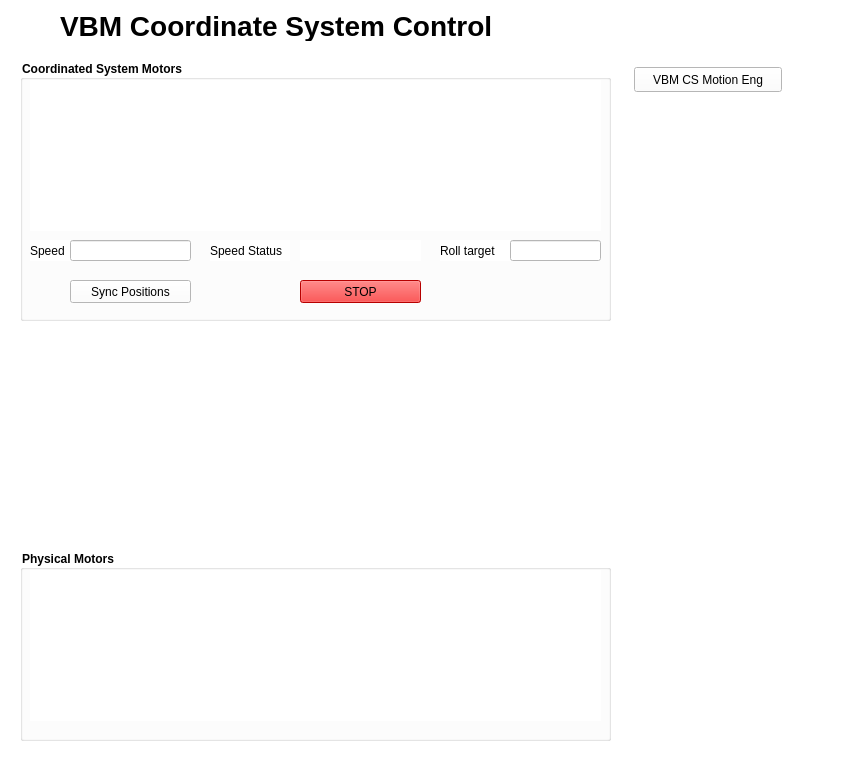
<?xml version="1.0" encoding="UTF-8"?>
<ui version="4.0">
 <class>Form</class>
 <widget class="QWidget" name="Form">
  <property name="geometry">
   <rect>
    <x>0</x>
    <y>0</y>
    <width>861</width>
    <height>759</height>
   </rect>
  </property>
  <property name="sizePolicy">
   <sizepolicy hsizetype="Fixed" vsizetype="Preferred">
    <horstretch>0</horstretch>
    <verstretch>0</verstretch>
   </sizepolicy>
  </property>
  <property name="windowTitle">
   <string>Form</string>
  </property>
  <property name="styleSheet">
   <string notr="true">background-color: rgb(255, 255, 255);</string>
  </property>
  <layout class="QHBoxLayout" name="horizontalLayout">
   <property name="spacing">
    <number>0</number>
   </property>
   <property name="leftMargin">
    <number>0</number>
   </property>
   <property name="topMargin">
    <number>0</number>
   </property>
   <property name="rightMargin">
    <number>0</number>
   </property>
   <property name="bottomMargin">
    <number>0</number>
   </property>
   <item>
    <widget class="QFrame" name="frame">
     <property name="enabled">
      <bool>true</bool>
     </property>
     <property name="sizePolicy">
      <sizepolicy hsizetype="Preferred" vsizetype="Preferred">
       <horstretch>0</horstretch>
       <verstretch>0</verstretch>
      </sizepolicy>
     </property>
     <property name="minimumSize">
      <size>
       <width>861</width>
       <height>560</height>
      </size>
     </property>
     <property name="styleSheet">
      <string notr="true">background-color: rgb(255, 255, 255);</string>
     </property>
     <property name="frameShape">
      <enum>QFrame::NoFrame</enum>
     </property>
     <property name="frameShadow">
      <enum>QFrame::Raised</enum>
     </property>
     <widget class="QLabel" name="title">
      <property name="geometry">
       <rect>
        <x>60</x>
        <y>10</y>
        <width>531</width>
        <height>31</height>
       </rect>
      </property>
      <property name="font">
       <font>
        <pointsize>21</pointsize>
        <weight>75</weight>
        <bold>true</bold>
       </font>
      </property>
      <property name="text">
       <string>VBM Coordinate System Control</string>
      </property>
     </widget>
     <widget class="QGroupBox" name="csMotors">
      <property name="geometry">
       <rect>
        <x>20</x>
        <y>60</y>
        <width>591</width>
        <height>261</height>
       </rect>
      </property>
      <property name="font">
       <font>
        <weight>75</weight>
        <italic>false</italic>
        <bold>true</bold>
       </font>
      </property>
      <property name="title">
       <string>Coordinated System Motors</string>
      </property>
      <widget class="QLabel" name="label_6">
       <property name="geometry">
        <rect>
         <x>10</x>
         <y>180</y>
         <width>60</width>
         <height>21</height>
        </rect>
       </property>
       <property name="text">
        <string>Speed</string>
       </property>
      </widget>
      <widget class="QEPushButton" name="qepushbutton">
       <property name="geometry">
        <rect>
         <x>50</x>
         <y>220</y>
         <width>121</width>
         <height>23</height>
        </rect>
       </property>
       <property name="text">
        <string>Sync Positions</string>
       </property>
       <property name="variable" stdset="0">
        <string>MCTVBM01:CS_Y:sync.PROC</string>
       </property>
      </widget>
      <widget class="QEPushButton" name="qepushbutton_2">
       <property name="geometry">
        <rect>
         <x>280</x>
         <y>220</y>
         <width>121</width>
         <height>23</height>
        </rect>
       </property>
       <property name="autoFillBackground">
        <bool>false</bool>
       </property>
       <property name="text">
        <string>STOP</string>
       </property>
       <property name="variable" stdset="0">
        <string>MCTVBM01:CS_Y:stop</string>
       </property>
       <property name="styleSheet">
        <string notr="true">background-color: rgb(255, 0, 0);</string>
       </property>
      </widget>
      <widget class="QELineEdit" name="qelineedit_4">
       <property name="geometry">
        <rect>
         <x>50</x>
         <y>180</y>
         <width>121</width>
         <height>21</height>
        </rect>
       </property>
       <property name="variable" stdset="0">
        <string>MCTVBM01:CS_Y:speed</string>
       </property>
       <property name="addUnits">
        <bool>true</bool>
       </property>
      </widget>
      <widget class="QELabel" name="qelabel">
       <property name="geometry">
        <rect>
         <x>280</x>
         <y>180</y>
         <width>121</width>
         <height>21</height>
        </rect>
       </property>
       <property name="variable" stdset="0">
        <string>MCTVBM01:CS_Y:speed_alarm</string>
       </property>
      </widget>
      <widget class="QLabel" name="label_2">
       <property name="geometry">
        <rect>
         <x>190</x>
         <y>180</y>
         <width>80</width>
         <height>21</height>
        </rect>
       </property>
       <property name="text">
        <string>Speed Status</string>
       </property>
      </widget>
      <widget class="QEForm" name="qeform_7">
       <property name="geometry">
        <rect>
         <x>10</x>
         <y>70</y>
         <width>571</width>
         <height>51</height>
        </rect>
       </property>
       <property name="userLevelVisibility" stdset="0">
        <enum>QEAbstractWidget::User</enum>
       </property>
       <property name="userLevelEnabled" stdset="0">
        <enum>QEAbstractWidget::User</enum>
       </property>
       <property name="uiFile" stdset="0">
        <string>ppmac1motor_sl.ui</string>
       </property>
       <property name="variableSubstitutions" stdset="0">
        <string>MOTOR=MCTVBM01:PITCH</string>
       </property>
      </widget>
      <widget class="QEForm" name="qeform_8">
       <property name="geometry">
        <rect>
         <x>10</x>
         <y>20</y>
         <width>571</width>
         <height>51</height>
        </rect>
       </property>
       <property name="userLevelVisibility" stdset="0">
        <enum>QEAbstractWidget::User</enum>
       </property>
       <property name="userLevelEnabled" stdset="0">
        <enum>QEAbstractWidget::User</enum>
       </property>
       <property name="uiFile" stdset="0">
        <string>ppmac1motor_sl.ui</string>
       </property>
       <property name="variableSubstitutions" stdset="0">
        <string>MOTOR=MCTVBM01:HEIGHT</string>
       </property>
      </widget>
      <widget class="QEForm" name="qeform_9">
       <property name="geometry">
        <rect>
         <x>10</x>
         <y>120</y>
         <width>571</width>
         <height>51</height>
        </rect>
       </property>
       <property name="userLevelVisibility" stdset="0">
        <enum>QEAbstractWidget::User</enum>
       </property>
       <property name="userLevelEnabled" stdset="0">
        <enum>QEAbstractWidget::User</enum>
       </property>
       <property name="uiFile" stdset="0">
        <string>ppmac1motor_sl.ui</string>
       </property>
       <property name="variableSubstitutions" stdset="0">
        <string>MOTOR=MCTVBM01:ROLL</string>
       </property>
      </widget>
      <widget class="QLabel" name="label_3">
       <property name="geometry">
        <rect>
         <x>420</x>
         <y>180</y>
         <width>80</width>
         <height>21</height>
        </rect>
       </property>
       <property name="text">
        <string>Roll target</string>
       </property>
      </widget>
      <widget class="QELineEdit" name="qelineedit_5">
       <property name="geometry">
        <rect>
         <x>490</x>
         <y>180</y>
         <width>91</width>
         <height>21</height>
        </rect>
       </property>
       <property name="variable" stdset="0">
        <string>MCTVBM01:ROLL_IN_POS</string>
       </property>
       <property name="addUnits">
        <bool>true</bool>
       </property>
      </widget>
     </widget>
     <widget class="QGroupBox" name="phyMotors">
      <property name="geometry">
       <rect>
        <x>20</x>
        <y>550</y>
        <width>591</width>
        <height>191</height>
       </rect>
      </property>
      <property name="font">
       <font>
        <weight>75</weight>
        <bold>true</bold>
       </font>
      </property>
      <property name="title">
       <string>Physical Motors</string>
      </property>
      <widget class="QEForm" name="qeform">
       <property name="geometry">
        <rect>
         <x>10</x>
         <y>20</y>
         <width>571</width>
         <height>51</height>
        </rect>
       </property>
       <property name="userLevelVisibility" stdset="0">
        <enum>QEAbstractWidget::User</enum>
       </property>
       <property name="userLevelEnabled" stdset="0">
        <enum>QEAbstractWidget::User</enum>
       </property>
       <property name="uiFile" stdset="0">
        <string>ppmac1motor_sl.ui</string>
       </property>
       <property name="variableSubstitutions" stdset="0">
        <string>MOTOR=MCTVBM01MOT01</string>
       </property>
      </widget>
      <widget class="QEForm" name="qeform_2">
       <property name="geometry">
        <rect>
         <x>10</x>
         <y>70</y>
         <width>571</width>
         <height>51</height>
        </rect>
       </property>
       <property name="userLevelVisibility" stdset="0">
        <enum>QEAbstractWidget::User</enum>
       </property>
       <property name="userLevelEnabled" stdset="0">
        <enum>QEAbstractWidget::User</enum>
       </property>
       <property name="uiFile" stdset="0">
        <string>ppmac1motor_sl.ui</string>
       </property>
       <property name="variableSubstitutions" stdset="0">
        <string>MOTOR=MCTVBM01MOT02</string>
       </property>
      </widget>
      <widget class="QEForm" name="qeform_3">
       <property name="geometry">
        <rect>
         <x>10</x>
         <y>120</y>
         <width>571</width>
         <height>51</height>
        </rect>
       </property>
       <property name="userLevelVisibility" stdset="0">
        <enum>QEAbstractWidget::User</enum>
       </property>
       <property name="userLevelEnabled" stdset="0">
        <enum>QEAbstractWidget::User</enum>
       </property>
       <property name="uiFile" stdset="0">
        <string>ppmac1motor_sl.ui</string>
       </property>
       <property name="variableSubstitutions" stdset="0">
        <string>MOTOR=MCTVBM01MOT03</string>
       </property>
      </widget>
     </widget>
     <widget class="QEForm" name="qeform_4">
      <property name="geometry">
       <rect>
        <x>0</x>
        <y>320</y>
        <width>861</width>
        <height>231</height>
       </rect>
      </property>
      <property name="uiFile" stdset="0">
       <string>VBM_stripe_status.ui</string>
      </property>
      <property name="resizeContents">
       <bool>false</bool>
      </property>
     </widget>
     <widget class="VCLNavigatePushButton" name="vclnavigatepushbutton_2">
      <property name="geometry">
       <rect>
        <x>634</x>
        <y>67</y>
        <width>148</width>
        <height>25</height>
       </rect>
      </property>
      <property name="text">
       <string>VBM CS Motion Eng</string>
      </property>
      <property name="guiFile" stdset="0">
       <string>VBM_CS_control_eng.ui</string>
      </property>
      <property name="creationOption" stdset="0">
       <enum>QEPushButton::NewWindow</enum>
      </property>
     </widget>
     <zorder>qeform_4</zorder>
     <zorder>title</zorder>
     <zorder>csMotors</zorder>
     <zorder>phyMotors</zorder>
     <zorder>vclnavigatepushbutton_2</zorder>
    </widget>
   </item>
  </layout>
 </widget>
 <customwidgets>
  <customwidget>
   <class>QEForm</class>
   <extends>QWidget</extends>
   <header>QEForm.h</header>
  </customwidget>
  <customwidget>
   <class>QELabel</class>
   <extends>QLabel</extends>
   <header>QELabel.h</header>
  </customwidget>
  <customwidget>
   <class>QELineEdit</class>
   <extends>QLineEdit</extends>
   <header>QELineEdit.h</header>
  </customwidget>
  <customwidget>
   <class>QEPushButton</class>
   <extends>QPushButton</extends>
   <header>QEPushButton.h</header>
  </customwidget>
  <customwidget>
   <class>VCLNavigatePushButton</class>
   <extends>QEPushButton</extends>
   <header>VCLNavigatePushButton.h</header>
  </customwidget>
 </customwidgets>
 <resources/>
 <connections/>
</ui>
